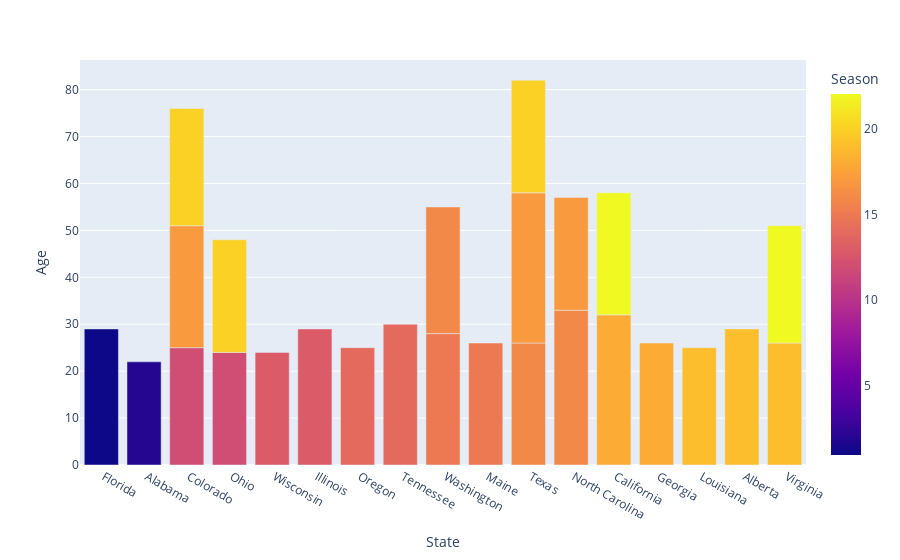

Notebook code for this chart:
### Code cell
px.bar(runner_ups, x='State', y='Age', color='Season')

### Figure 1 — Plotly figure (JSON) as saved in the notebook; plotly's stock layout.template omitted (floating-point values rounded to 4 significant figures)
{"data": [{"hovertemplate": "State=%{x}<br>Age=%{y}<br>Season=%{marker.color}<extra></extra>", "legendgroup": "", "marker": {"color": [1, 2, 12, 12, 13, 13, 14, 14, 15, 15, 16, 16, 16, 17, 17, 17, 18, 18, 19, 19, 19, 20, 20, 20, 22, 22], "coloraxis": "coloraxis", "pattern": {"shape": ""}}, "name": "", "orientation": "v", "showlegend": false, "textposition": "auto", "type": "bar", "x": [" Florida", " Alabama", " Colorado", " Ohio", " Wisconsin", " Illinois", " Oregon", " Tennessee", " Washington", " Maine", " Washington", " Texas", " North Carolina", " North Carolina", " Texas", " Colorado", " California", " Georgia", " Louisiana", " Alberta", " Virginia", " Texas", " Ohio", " Colorado", " Virginia", " California"], "xaxis": "x", "y": [29.0, 22.0, 25.0, 24.0, 24.0, 29.0, 25.0, 30.0, 28.0, 26.0, 27.0, 26.0, 33.0, 24.0, 32.0, 26.0, 32.0, 26.0, 25.0, 29.0, 26.0, 24.0, 24.0, 25.0, 25.0, 26.0], "yaxis": "y"}], "layout": {"barmode": "relative", "coloraxis": {"colorbar": {"title": {"text": "Season"}}, "colorscale": [[0, "#0d0887"], [0.1111, "#46039f"], [0.2222, "#7201a8"], [0.3333, "#9c179e"], [0.4444, "#bd3786"], [0.5556, "#d8576b"], [0.6667, "#ed7953"], [0.7778, "#fb9f3a"], [0.8889, "#fdca26"], [1, "#f0f921"]]}, "legend": {"tracegroupgap": 0}, "margin": {"t": 60}, "xaxis": {"anchor": "y", "domain": [0, 1], "title": {"text": "State"}}, "yaxis": {"anchor": "x", "domain": [0, 1], "title": {"text": "Age"}}}}
